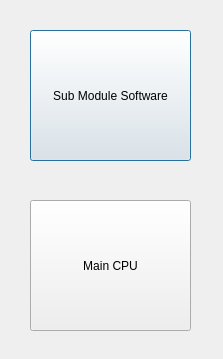
<?xml version="1.0" encoding="UTF-8"?>
<ui version="4.0">
 <class>MainDialog</class>
 <widget class="QDialog" name="MainDialog">
  <property name="geometry">
   <rect>
    <x>0</x>
    <y>0</y>
    <width>223</width>
    <height>359</height>
   </rect>
  </property>
  <property name="windowTitle">
   <string>Simulator</string>
  </property>
  <property name="styleSheet">
   <string notr="true">background-image: url(:/new/prefix1/14.jpeg);</string>
  </property>
  <widget class="QPushButton" name="moduleButton">
   <property name="geometry">
    <rect>
     <x>30</x>
     <y>30</y>
     <width>161</width>
     <height>131</height>
    </rect>
   </property>
   <property name="styleSheet">
    <string notr="true">background-image: url(:/new/prefix1/12.jpeg);
font: 11pt &quot;Ubuntu&quot;;</string>
   </property>
   <property name="text">
    <string>Sub Module Software</string>
   </property>
  </widget>
  <widget class="QPushButton" name="panelButton">
   <property name="geometry">
    <rect>
     <x>30</x>
     <y>200</y>
     <width>161</width>
     <height>131</height>
    </rect>
   </property>
   <property name="styleSheet">
    <string notr="true">background-image: url(:/new/prefix1/12.jpeg);</string>
   </property>
   <property name="text">
    <string>Main CPU</string>
   </property>
  </widget>
 </widget>
 <resources/>
 <connections/>
</ui>
